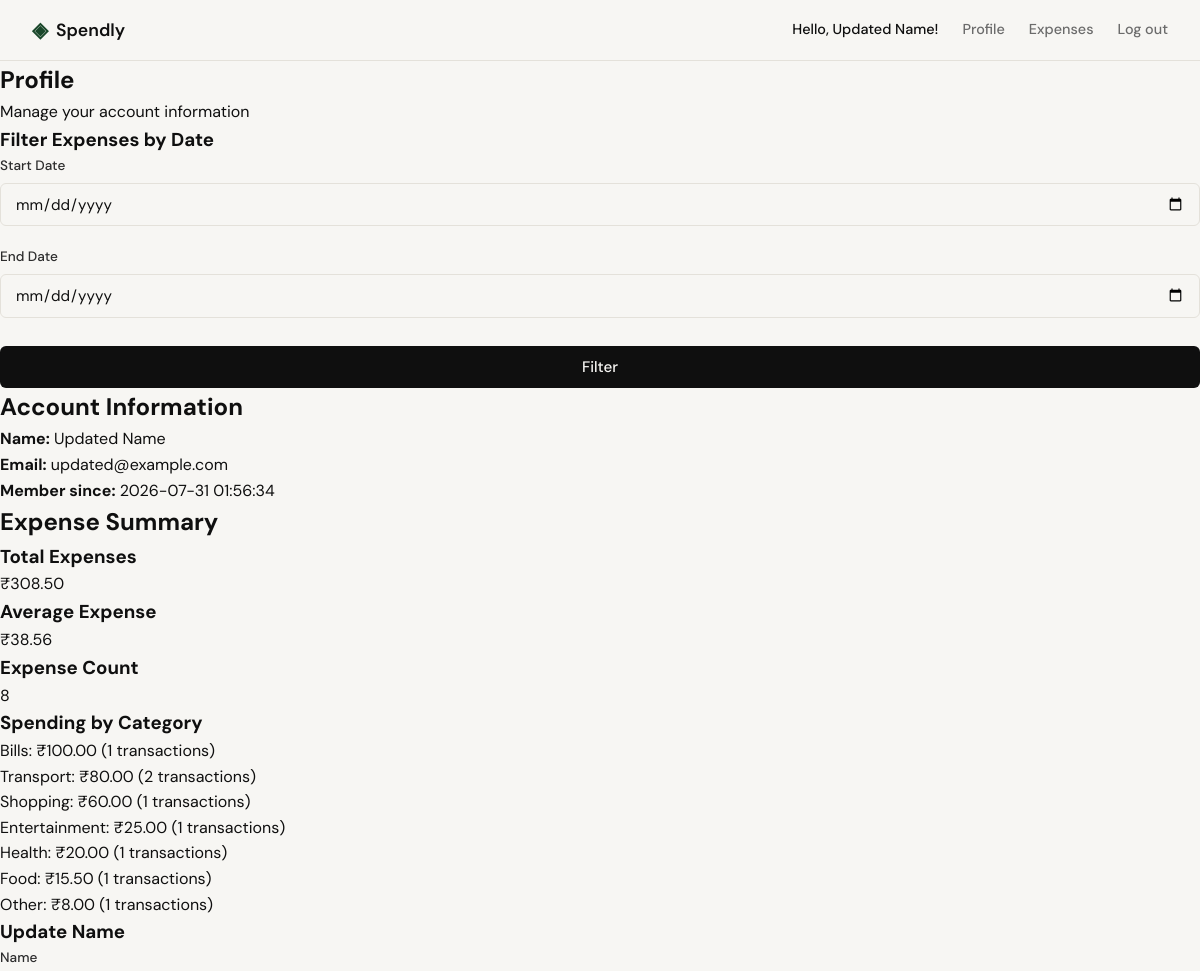
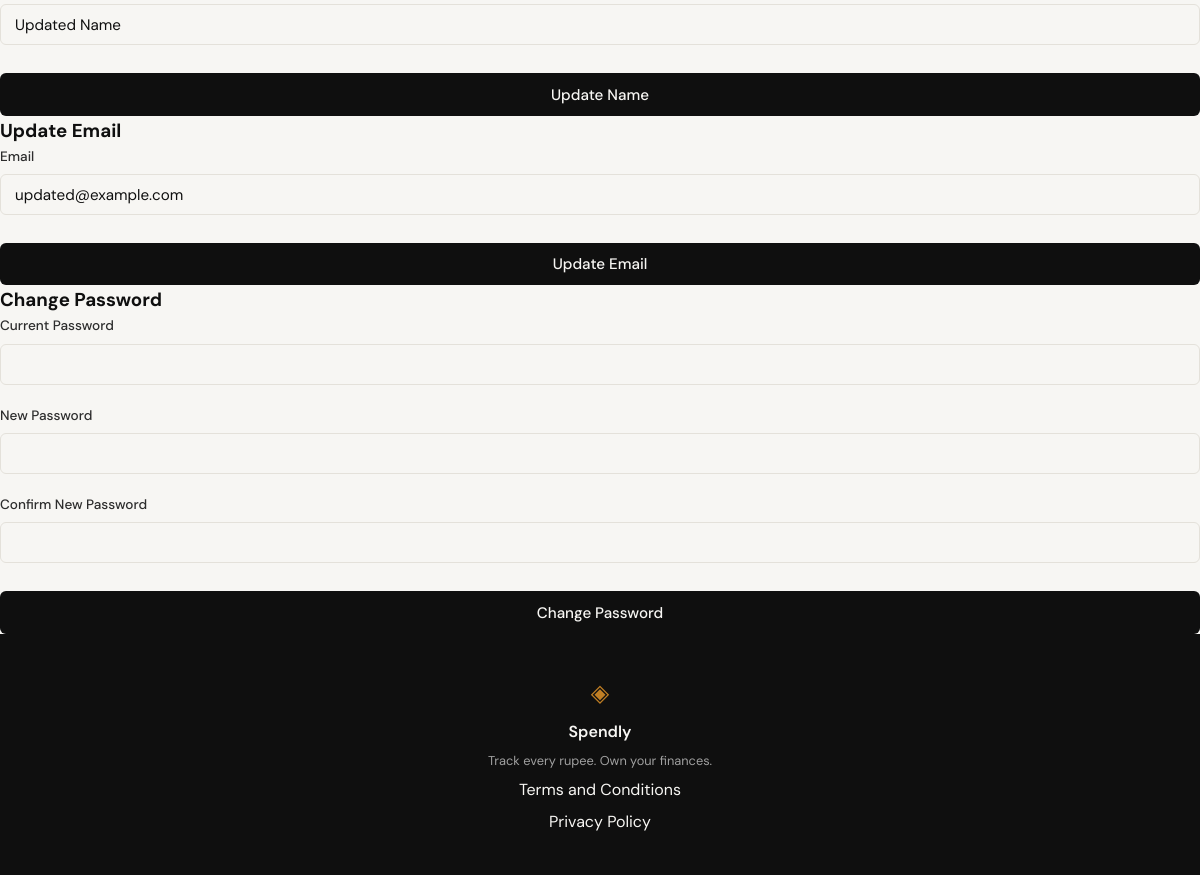
Screenshot of /profile (signed in) with the database file from the repository (2 pictures, top to bottom).
### tables this page shows
CREATE TABLE users (
            id INTEGER PRIMARY KEY AUTOINCREMENT,
            name TEXT NOT NULL,
            email TEXT UNIQUE NOT NULL,
            password_hash TEXT NOT NULL,
            created_at TEXT DEFAULT CURRENT_TIMESTAMP
        );

CREATE TABLE expenses (
            id INTEGER PRIMARY KEY AUTOINCREMENT,
            user_id INTEGER NOT NULL,
            amount REAL NOT NULL,
            category TEXT NOT NULL,
            date TEXT NOT NULL,
            description TEXT,
            created_at TEXT DEFAULT CURRENT_TIMESTAMP,
            FOREIGN KEY (user_id) REFERENCES users (id) ON DELETE CASCADE
        );

### app.py (the view)
@app.route("/profile")
@login_required
def profile():
    user = get_user_by_id(session['user_id'])
    if user is None:
        flash("User not found.", "error")
        return redirect(url_for("login"))
    form_start_date = request.args.get('start_date', '')
    form_end_date = request.args.get('end_date', '')
    error_message = None
    start_date_valid = True
    end_date_valid = True
    if form_start_date:
        is_valid_start, start_date_error = validate_date(form_start_date)
        if not is_valid_start:
            start_date_valid = False
            if not error_message:  # Only set error message if not already set
                error_message = start_date_error
    if form_end_date:
        is_valid_end, end_date_error = validate_date(form_end_date)
        if not is_valid_end:
            end_date_valid = False
            if not error_message:  # Only set error message if not already set
                error_message = end_date_error
    if start_date_valid and end_date_valid:
        if form_start_date and form_end_date and form_start_date > form_end_date:
            error_message = "Start date cannot be after end date."
    query_start_date = form_start_date if start_date_valid and form_start_date else None
    query_end_date = form_end_date if end_date_valid and form_end_date else None
    summary_data = get_expense_summary(
        session['user_id'],
        start_date=query_start_date,
        end_date=query_end_date
    )
    categories_data = get_expense_by_category(
        session['user_id'],
        start_date=query_start_date,
        end_date=query_end_date
    )
    return render_template("profile.html",
                         user=user,
                         start_date=form_start_date,
                         end_date=form_end_date,
                         total_expenses=summary_data['total'],
                         average_expense=summary_data['average'],
                         expenses_count=summary_data['count'],
                         categories=categories_data,
                         error_message=error_message)

### app.py (called while the page is built)
def is_authenticated():
    return 'user_id' in session

def login_required(f):
    from functools import wraps
    @wraps(f)
    def decorated_function(*args, **kwargs):
        if not is_authenticated():
            flash('Please log in to access this page.', 'warning')
            return redirect(url_for('login'))
        return f(*args, **kwargs)
    return decorated_function

### database/db.py (called while the page is built, shortened)
def get_db():
    db = getattr(g, '_database', None)
    if db is None:
        database_path = current_app.config.get('DATABASE', DATABASE)
        db = g._database = sqlite3.connect(database_path)
        db.row_factory = sqlite3.Row
        db.execute("PRAGMA foreign_keys = ON")
    return db

def get_user_by_id(user_id):
    db = get_db()
    cursor = db.cursor()
    cursor.execute('SELECT * FROM users WHERE id = ?', (user_id,))
    return cursor.fetchone()

def get_expense_summary(user_id, start_date=None, end_date=None):
    db = get_db()
    cursor = db.cursor()
    query = '''
        SELECT
            COUNT(*) as count,
            SUM(amount) as total,
            AVG(amount) as average,
            MIN(amount) as minimum,
            MAX(amount) as maximum
        FROM expenses
        WHERE user_id = ?
    '''
    params = [user_id]
    if start_date:
        query += ' AND date >= ?'
        params.append(start_date)
    if end_date:
        query += ' AND date <= ?'
        params.append(end_date)
    cursor.execute(query, params)
    result = cursor.fetchone()
    if result:
        return {
            'count': result['count'],
            'total': result['total'] or 0,
            'average': result['average'] or 0,
            'minimum': result['minimum'] or 0,
            'maximum': result['maximum'] or 0
        }

### templates/profile.html (shortened to what this page needs)
{% extends "base.html" %}
{% block content %}
{% set currency_symbol = '₹' %}
{% set currency_format = '%.2f' %}
<section class="profile-section">
    <div class="profile-container">
        <div class="profile-header">
            <h1 class="profile-title">Profile</h1>
            <p class="profile-subtitle">Manage your account information</p>
        </div>
        <div class="profile-card">
            <form method="GET" action="{{ url_for('profile') }}" class="date-filter-form">
                <h3>Filter Expenses by Date</h3>
                <div class="form-group">
                    <label for="start_date">Start Date</label>
                    <input type="date" id="start_date" name="start_date" value="{{ start_date or '' }}" class="form-input">
                </div>
                <div class="form-group">
                    <label for="end_date">End Date</label>
                    <input type="date" id="end_date" name="end_date" value="{{ end_date or '' }}" class="form-input">
                </div>
                <button type="submit" class="btn-submit">Filter</button>
            </form>
            <div class="profile-info">
                <h2>Account Information</h2>
                <p><strong>Name:</strong> {{ user.name }}</p>
                <p><strong>Email:</strong> {{ user.email }}</p>
                <p><strong>Member since:</strong> {{ user.created_at }}</p>
            </div>
            <div class="profile-summary">
                <h2>Expense Summary</h2>
                {% if expenses_count > 0 %}
                    <div class="summary-stats">
                        <div class="stat-item">
                            <h3>Total Expenses</h3>
                            <p>{{ currency_symbol }}{{ currency_format|format(total_expenses) }}</p>
                        </div>
                        <div class="stat-item">
                            <h3>Average Expense</h3>
                            <p>{{ currency_symbol }}{{ currency_format|format(average_expense) }}</p>
                        </div>
                        <div class="stat-item">
                            <h3>Expense Count</h3>
                            <p>{{ expenses_count }}</p>
                        </div>
                    </div>
                    <div class="category-breakdown">
                        <h3>Spending by Category</h3>
                        {% if categories %}
                            <ul class="category-list">
                                {% for category in categories %}
                                    <li>
                                        <span class="category-name">{{ category.category }}</span>:
                                        <span class="category-amount">{{ currency_symbol }}{{ currency_format|format(category.total) }}</span>
                                        (<span class="category-count">{{ category.count }}</span> transactions)
                                    </li>
                                {% endfor %}
                            </ul>
                        {% else %}
                            <p class="no-expenses">No expenses found for the selected period.</p>
                        {% endif %}
                    </div>
                {% else %}
                    <p class="no-expenses">No expenses found for the selected period.</p>
                {% endif %}
            </div>
            <div class="profile-forms">
                <form method="POST" action="{{ url_for('update_name') }}" class="update-form">
                    <h3>Update Name</h3>
                    <div class="form-group">
                        <label for="name">Name</label>
                        <input type="text" id="name" name="name" class="form-input" value="{{ user.name }}" required>
                    </div>
                    <button type="submit" class="btn-submit">Update Name</button>
                </form>
                <form method="POST" action="{{ url_for('update_email') }}" class="update-form">
                    <h3>Update Email</h3>
                    <div class="form-group">
                        <label for="email">Email</label>
                        <input type="email" id="email" name="email" class="form-input" value="{{ user.email }}" required>
                    </div>
                    <button type="submit" class="btn-submit">Update Email</button>
                </form>
                <form method="POST" action="{{ url_for('change_password') }}" class="update-form">
                    <h3>Change Password</h3>
                    <div class="form-group">
                        <label for="current_password">Current Password</label>
                        <input type="password" id="current_password" name="current_password" class="form-input" required>
                    </div>
                    <div class="form-group">
                        <label for="new_password">New Password</label>
                        <input type="password" id="new_password" name="new_password" class="form-input" required>
                    </div>
                    <div class="form-group">
                        <label for="confirm_password">Confirm New Password</label>
                        <input type="password" id="confirm_password" name="confirm_password" class="form-input" required>
                    </div>
                    <button type="submit" class="btn-submit">Change Password</button>
                </form>
            </div>
        </div>
    </div>
</section>
{% endblock %}

### templates/base.html (shortened to what this page needs)
<!DOCTYPE html>
<html lang="en">
<head>
    <link rel="stylesheet" href="{{ url_for('static', filename='css/style.css') }}">
</head>
<body>
    <nav class="navbar">
        <div class="nav-inner">
            <a href="{{ url_for('landing') }}" class="nav-brand">
                <span class="brand-icon">◈</span>
                <span class="brand-name">Spendly</span>
            </a>
            <div class="nav-links">
                {% if session.user_id %}
                  <span class="nav-user">Hello, {{ session.user_name }}!</span>
                  <a href="{{ url_for('profile') }}">Profile</a>
                  <a href="{{ url_for('expenses_index') }}">Expenses</a>
                  <a href="{{ url_for('logout') }}">Log out</a>
                {% else %}
                  <a href="{{ url_for('login') }}">Sign in</a>
                  <a href="{{ url_for('register') }}" class="nav-cta">Get started</a>
                {% endif %}
            </div>
        </div>
    </nav>
    <main class="main-content">
        {% block content %}{% endblock %}
    </main>
    <footer class="footer">
        <div class="footer-inner">
            <span class="brand-icon">◈</span>
            <span class="footer-name">Spendly</span>
            <p class="footer-copy">Track every rupee. Own your finances.</p>
            <a href="/terms">Terms and Conditions</a>
            <a href="/privacy">Privacy Policy</a>
        </div>
    </footer>
</body>
</html>

### static/css/style.css (style rules this page uses)
:root { --ink: #0f0f0f; --ink-soft: #2d2d2d; --ink-muted: #6b6b6b; --ink-faint: #a0a0a0; --paper: #f7f6f3; --paper-warm: #f0ede6; --paper-card: #ffffff; --accent: #1a472a; --accent-light: #e8f0eb; --accent-2: #c17f24; --accent-2-light: #fdf3e3; --danger: #c0392b; --danger-light: #fdecea; --border: #e4e1da; --border-soft: #eeebe4; --font-display: 'DM Serif Display', Georgia, serif; --font-body: 'DM Sans', system-ui, sans-serif; --max-width: 1200px; --auth-width: 440px; --radius-sm: 6px; --radius-md: 12px; --radius-lg: 20px; }
*, *::before, *::after { box-sizing: border-box; margin: 0; padding: 0; }
html { font-size: 16px; scroll-behavior: smooth; }
body { background: var(--paper); color: var(--ink); font-family: var(--font-body); font-size: 1rem; line-height: 1.6; -webkit-font-smoothing: antialiased; }
a { color: inherit; text-decoration: none; }
.navbar { position: sticky; top: 0; z-index: 100; background: var(--paper); border-bottom: 1px solid var(--border); padding: 0 2rem; }
.nav-inner { max-width: var(--max-width); margin: 0 auto; height: 60px; display: flex; align-items: center; justify-content: space-between; }
.nav-brand { display: flex; align-items: center; gap: 0.5rem; font-family: var(--font-body); font-weight: 600; font-size: 1.1rem; color: var(--ink); }
.brand-icon { color: var(--accent); font-size: 1.3rem; }
.brand-name { color: var(--ink); }
.nav-links { display: flex; align-items: center; gap: 1.5rem; font-size: 0.9rem; font-weight: 500; }
.nav-links a { color: var(--ink-muted); transition: color 0.2s; }
.main-content { min-height: calc(100vh - 60px - 100px); }
.form-group { margin-bottom: 1.25rem; }
.form-group label { display: block; font-size: 0.85rem; font-weight: 500; color: var(--ink-soft); margin-bottom: 0.4rem; }
.form-input { width: 100%; padding: 0.6rem 0.875rem; border: 1px solid var(--border); border-radius: var(--radius-sm); font-family: var(--font-body); font-size: 0.95rem; color: var(--ink); background: var(--paper); outline: none; transition: border-color 0.2s; }
.form-input::placeholder { color: var(--ink-faint); }
.btn-submit { width: 100%; padding: 0.7rem; background: var(--ink); color: var(--paper); border: none; border-radius: var(--radius-sm); font-family: var(--font-body); font-size: 0.95rem; font-weight: 500; cursor: pointer; transition: background 0.2s; margin-top: 0.5rem; }
.footer { background: var(--ink); color: var(--paper); padding: 2.5rem 2rem; text-align: center; }
.footer-inner { display: flex; flex-direction: column; align-items: center; gap: 0.4rem; }
.footer .brand-icon { color: var(--accent-2); font-size: 1.5rem; }
.footer-name { font-weight: 600; font-size: 1rem; }
.footer-copy { font-size: 0.8rem; color: var(--ink-faint); }

### rows the page displays
users: user_name "Updated Name", name "Updated Name", email "updated@example.com", created_at "2026-07-31 01:56:34"
expenses: category "Bills", currency_symbol "₹", amount "100.00", count "1"
expenses: category "Shopping", currency_symbol "₹", amount "60.00", count "1"
expenses: category "Entertainment", currency_symbol "₹", amount "25.00", count "1"
expenses: category "Health", currency_symbol "₹", amount "20.00", count "1"
expenses: category "Food", currency_symbol "₹", amount "15.50", count "1"
expenses: category "Other", currency_symbol "₹", amount "8.00", count "1"

### other values shown
{{ currency_symbol }} "₹"
{{ currency_format|format(total_expenses) }} "308.50"
{{ currency_format|format(average_expense) }} "38.56"
{{ expenses_count }} "8"
{{ category.category }} "Transport"
{{ currency_format|format(category.total) }} "80.00"
{{ category.count }} "2"
